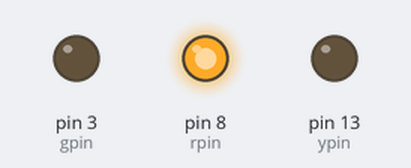
The sketch below on a simulated Arduino Uno, built with avr-gcc and run on an emulated ATmega328P. Shown: output pins drawn as LEDs (lit = HIGH).

Above: at 0.15 s.
At 1.35 s:
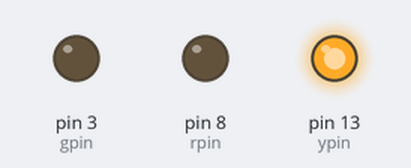
At 2.55 s:
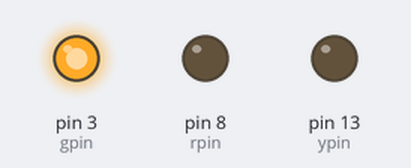
Timing chart, 0 to 3.0 s (numbered marks = the images above):
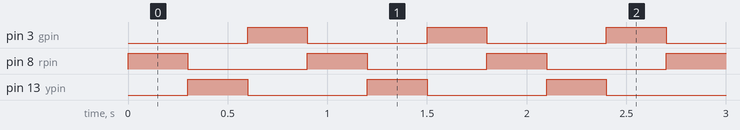

Measured:
- by itself, pin 3 (gpin), pin 8 (rpin), pin 13 (ypin): alternates HIGH for 0.30 s and LOW for 0.60 s
- by itself, everything shown: repeats every 0.90 s, in 3 steps

The sketch:

traffic_light.ino
```cpp
int ypin=13;
int rpin=8;
int gpin=3;
int d=300;
void setup() {
  // put your setup code here, to run once:
 pinMode(rpin,OUTPUT);
 pinMode(ypin,OUTPUT);
 pinMode(gpin,OUTPUT);
}

void loop() {
  // put your main code here, to run repeatedly:
  digitalWrite(rpin,HIGH);
  digitalWrite(ypin,LOW);
  digitalWrite(gpin,LOW);
  delay(d);
  digitalWrite(rpin,LOW);
  digitalWrite(ypin,HIGH);
  digitalWrite(gpin,LOW);
  delay(d);
  digitalWrite(rpin,LOW);
  digitalWrite(ypin,LOW);
  digitalWrite(gpin,HIGH);
  delay(d);

}
```
